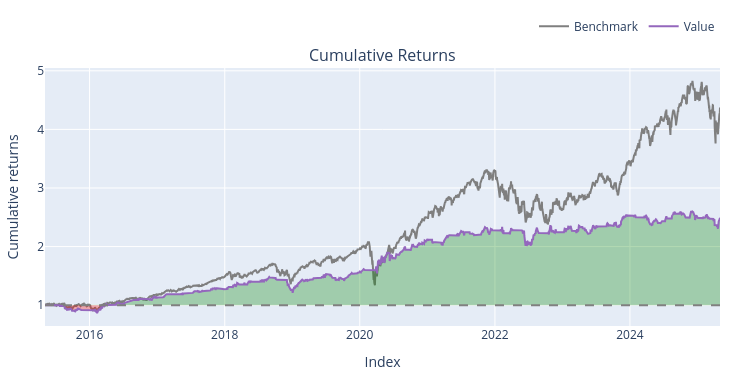

Notebook code for this chart:
### Markdown cell above
### MACD for 500 companies in the S and P 500

### Code cell
import yfinance as yf
import requests 
from io import StringIO
import pandas as pd
import numpy as np
import matplotlib.pyplot as plt
import vectorbt as vbt
import talib

url = "https://en.wikipedia.org/wiki/List_of_S%26P_500_companies"
headers = {
    "User-Agent": (
        "Mozilla/5.0 (Windows NT 10.0; Win64; x64) "
        "AppleWebKit/537.36 (KHTML, like Gecko) "
        "Chrome/120.0.0.0 Safari/537.36"
    )
}

response = requests.get(url, headers=headers)
response.raise_for_status()  


table = pd.read_html(StringIO(response.text))
df_tickers = table[0]


tickers = df_tickers['Symbol'].str.replace('.', '-', regex=False).tolist()


tickers = tickers[:500]

df3 = yf.download(tickers, start= "2015-05-05", end= "2025-05-05", threads = True)

try:
  close_df = df3["Close"]
  high_df = df3["High"]
  low_df = df3["Low"]
except KeyError:
  
  close_df = df3.xs("Close", level=0, axis=1)
  high_df = df3.xs("High", level=0, axis=1)
  low_df = df3.xs("Low", level=0, axis=1)

close_df = close_df.dropna(axis=1, how="all")
high_df = high_df.dropna(axis=1, how="all")
low_df = low_df.dropna(axis=1, how="all")


valid_cols = (
    close_df.columns.intersection(high_df.columns)
    .intersection(low_df.columns)
)
close_df, high_df, low_df = (
    close_df[valid_cols],
    high_df[valid_cols],
    low_df[valid_cols],
)


macd, signal, hist = talib.MACD(close, fastperiod=12, slowperiod=26, signalperiod=9)


entries = (macd >= signal)
exits = (macd < signal)



backtest5 = vbt.Portfolio.from_signals(
    close=close_df,
    entries=entries,
    exits=exits,
    init_cash=100_000.0,
    size=0.1,                         
    size_type='percent',
    cash_sharing=True,                 
    group_by=True,                     
    freq='1D',
    fees=0.001,
    sl_stop = 0.10,
    tp_stop = 0.10
       
)


print(backtest5.stats())
backtest5.plot().show()

### Figure 1 — Plotly figure (JSON) as saved in the notebook; plotly's stock layout.template omitted (floating-point values rounded to 4 significant figures; data arrays with more than 128 entries replaced by an {"elided": "..."} marker saying what was removed)
{"data": [{"legendgroup": "0", "line": {"color": "#7f7f7f"}, "name": "Benchmark", "showlegend": true, "type": "scatter", "uid": "aad49621-7491-446c-b76a-44a15efee02d", "x": {"elided": "2515 str values"}, "xaxis": "x", "y": {"elided": "2515 float values"}, "yaxis": "y"}, {"hoverinfo": "skip", "legendgroup": "1", "line": {"color": "rgba(0, 0, 0, 0)", "width": 0}, "opacity": 0, "showlegend": false, "type": "scatter", "uid": "f8990c66-7e3f-4118-a2f2-b7333f11fdc5", "x": {"elided": "2515 str values"}, "xaxis": "x", "y": {"elided": "2515 int values"}, "yaxis": "y"}, {"connectgaps": false, "fill": "tonexty", "fillcolor": "rgba(0, 128, 0, 0.3)", "hoverinfo": "skip", "legendgroup": "1", "line": {"color": "rgba(0, 0, 0, 0)", "width": 0}, "opacity": 0, "showlegend": false, "type": "scatter", "uid": "566e19ff-b036-4b30-acba-a9a069df88d1", "x": {"elided": "2515 str values"}, "xaxis": "x", "y": {"elided": "2515 float values"}, "yaxis": "y"}, {"hoverinfo": "skip", "legendgroup": "1", "line": {"color": "rgba(0, 0, 0, 0)", "width": 0}, "opacity": 0, "showlegend": false, "type": "scatter", "uid": "30b47d12-f39d-42bd-a01d-e3dcddbd11da", "x": {"elided": "2515 str values"}, "xaxis": "x", "y": {"elided": "2515 int values"}, "yaxis": "y"}, {"connectgaps": false, "fill": "tonexty", "fillcolor": "rgba(255, 0, 0, 0.3)", "hoverinfo": "skip", "legendgroup": "1", "line": {"color": "rgba(0, 0, 0, 0)", "width": 0}, "opacity": 0, "showlegend": false, "type": "scatter", "uid": "315c545e-1b40-4e47-8695-eccae9472d6e", "x": {"elided": "2515 str values"}, "xaxis": "x", "y": {"elided": "2515 float values"}, "yaxis": "y"}, {"legendgroup": "2", "line": {"color": "#9467bd"}, "name": "Value", "showlegend": true, "type": "scatter", "uid": "22cc5eeb-4867-482c-a513-a9421f4468fa", "x": {"elided": "2515 str values"}, "xaxis": "x", "y": {"elided": "2515 float values"}, "yaxis": "y"}, {"hoverinfo": "skip", "legendgroup": "1", "line": {"color": "rgba(0, 0, 0, 0)", "width": 0}, "opacity": 0, "showlegend": false, "type": "scatter", "uid": "d76676d5-cb7d-4582-ac68-66db973772bf", "x": {"elided": "2515 str values"}, "xaxis": "x", "y": {"elided": "2515 int values"}, "yaxis": "y"}], "layout": {"annotations": [{"font": {"size": 16}, "showarrow": false, "text": "Cumulative Returns", "x": 0.5, "xanchor": "center", "xref": "paper", "y": 1, "yanchor": "bottom", "yref": "paper"}], "height": 380, "legend": {"orientation": "h", "traceorder": "normal", "x": 1, "xanchor": "right", "y": 1.105, "yanchor": "bottom"}, "margin": {"b": 30, "l": 30, "r": 30, "t": 30}, "shapes": [{"line": {"color": "gray", "dash": "dash"}, "type": "line", "x0": 0, "x1": 1, "xref": "paper", "y0": 1, "y1": 1, "yref": "y"}], "showlegend": true, "width": 750, "xaxis": {"anchor": "y", "domain": [0, 1], "title": {"text": "Index"}}, "yaxis": {"anchor": "x", "domain": [0, 1], "title": {"text": "Cumulative returns"}}}}
